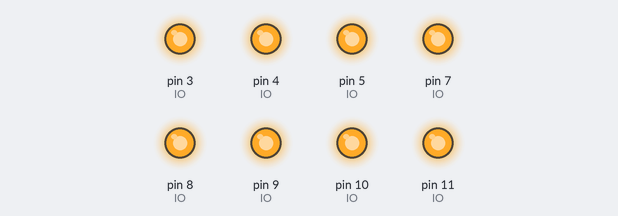
This sketch was run on a simulated Arduino Uno, built with avr-gcc and run on an emulated ATmega328P. Parts: output pins drawn as LEDs (lit = HIGH).

Above: at 0.2 s.
At 0.57 s:
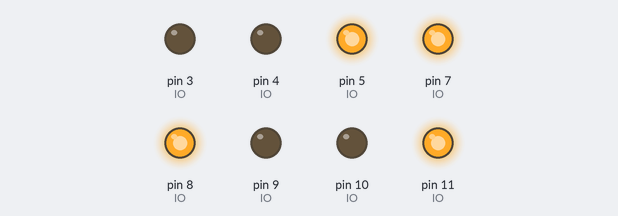
At 0.87 s:
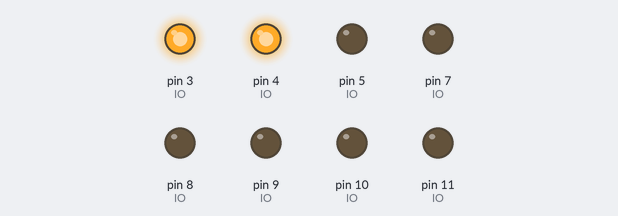
At 1.57 s:
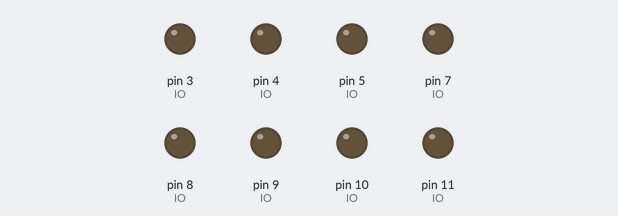
At 2.22 s:
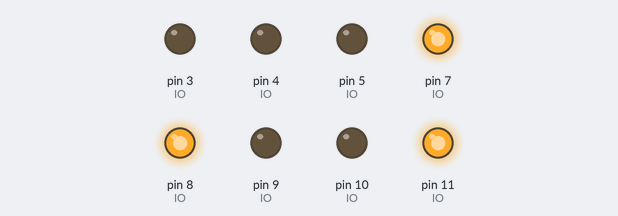
At 2.92 s:
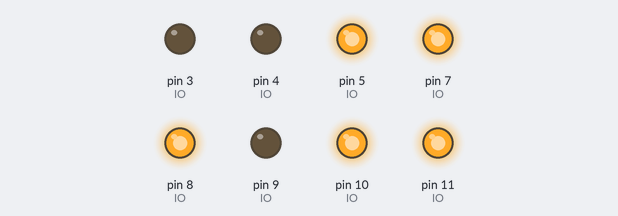
Timing chart, 0 to 3.2 s (numbered marks = the images above):
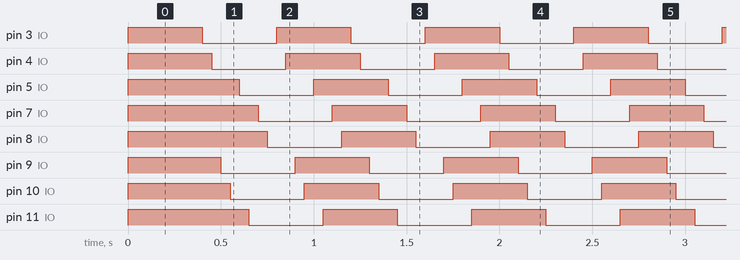

Measured:
- by itself, pin 3 (IO), pin 4 (IO), pin 5 (IO), pin 7 (IO), pin 8 (IO), pin 9 (IO), pin 10 (IO), pin 11 (IO): alternates HIGH for 0.40 s and LOW for 0.40 s
- by itself, everything shown: repeats every 0.80 s, in 16 steps

The sketch:

FemtoFlame.ino
```cpp
#define   LED1    3
#define   LED2    4
#define   LED3    9
#define   LED4   10
#define   RED1    5
#define   GREEN1  6
#define   BLUE1  11
#define   RED2    7
#define   GREEN2  8
#define   BLUE2  13


byte IO[]={
LED1, LED2, LED3, LED4, RED1, BLUE1, RED2, GREEN2};


// the setup routine runs once when you press reset:
void setup() {
  // initialize the digital pin as an output.
  for (byte i=0; i<sizeof(IO); i++) {
    pinMode(IO[i], OUTPUT);
digitalWrite(IO[i], HIGH);
  }
}

// the loop routine runs over and over again forever:
void loop() {
  for (byte i=0; i<sizeof(IO); i++) {
    digitalWrite(IO[i], HIGH);
    delay(50);
  }
  for (byte i=0; i<sizeof(IO); i++) {
    digitalWrite(IO[i], LOW);
    delay(50);
  }
}
```
